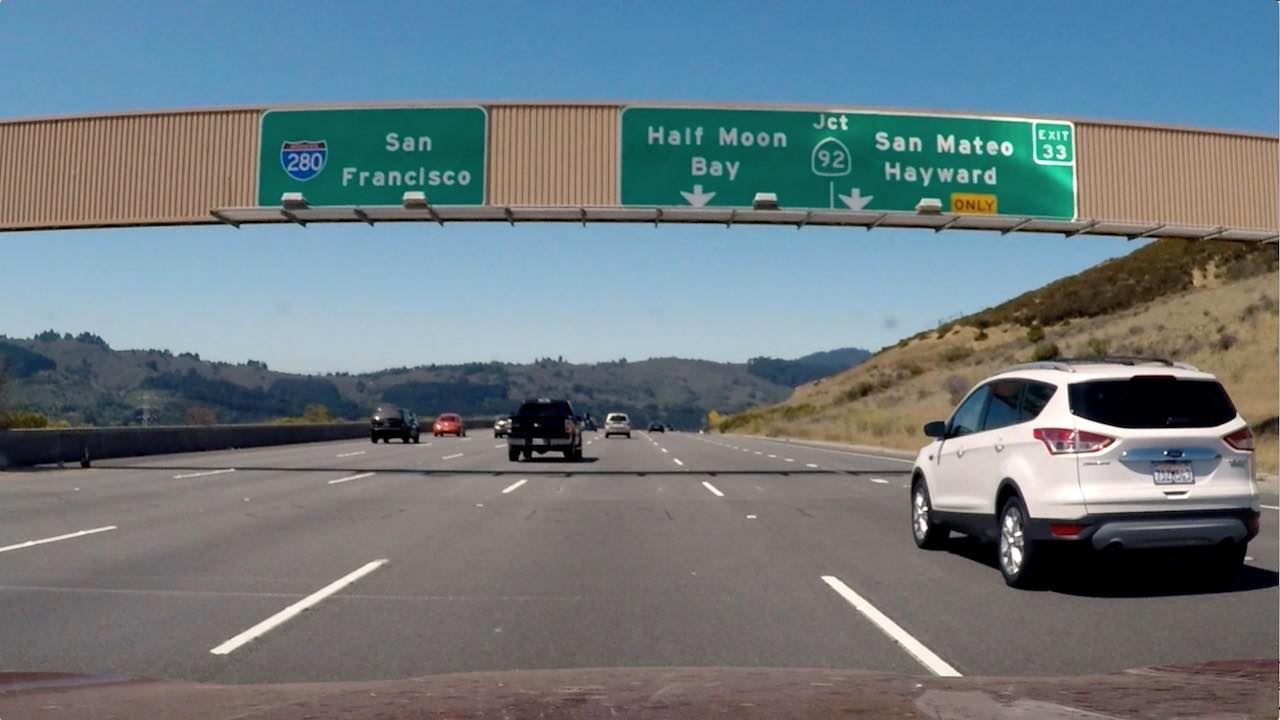
#> input picture signs_vehicles_xygrad.png, 1280 x 720 px
$ jupyter execute 'combining thresholds.ipynb'   (older library calls are emulated)
#> lines starting #> are read from the running program, lines starting #| are printed output that depends on the picture; after the words box and inside, x2 and y2 are one past the last pixel; in counts of white or black regions, pixels touching at a corner belong together
[cell 1]
import cv2
import numpy as np
import matplotlib.pyplot as plt
import matplotlib.image as mpimg

[cell 2]
image = mpimg.imread('signs_vehicles_xygrad.png')
#> image is the input picture: shape (720, 1280, 3) float32; mean R, G, B 0.428, 0.477, 0.5


def abs_sobel_thresh(img, orient='x', sobel_kernel=3, thresh=(0, 255)):
    # Calculate gradient direction
    gray = cv2.cvtColor(img, cv2.COLOR_RGB2GRAY)
    if orient == 'x':
        sobel = cv2.Sobel(gray, cv2.CV_64F, 1, 0, ksize=sobel_kernel)
    elif orient == 'y':
        sobel = np.abs(cv2.Sobel(gray, cv2.CV_64F, 0, 1, ksize=sobel_kernel))
    # scale
    scaled_sobel = np.abs(np.uint8(255*sobel/np.max(sobel)))
    # Apply threshold
    grad_binary = np.zeros_like(scaled_sobel)
    grad_binary[(scaled_sobel <= thresh[1]) & (scaled_sobel >= thresh[0])] = 1
    return grad_binary

def mag_thresh(img, sobel_kernel=3, thresh=(0, 255)):
    # calculate gradient magnitude
    gray = cv2.cvtColor(img, cv2.COLOR_RGB2GRAY)
    sobelX = cv2.Sobel(gray, cv2.CV_64F, 1, 0, ksize=sobel_kernel)
    sobelY = cv2.Sobel(gray, cv2.CV_64F, 0, 1, ksize=sobel_kernel)
    mag_sobel = np.sqrt(np.square(sobelX) + np.square(sobelY))
    # scale
    scaled_mag = np.uint8(255*mag_sobel/np.max(mag_sobel))
    # apply threshold
    mag_binary = np.zeros_like(scaled_mag)
    mag_binary[(scaled_mag >= thresh[0]) & (scaled_mag <= thresh[1])] = 1
    return mag_binary

def dir_thresh(img, sobel_kernel=3, thresh=(0, np.pi/2)):
    # calculate gradient direction
    gray = cv2.cvtColor(img, cv2.COLOR_RGB2GRAY)
    sobelX = cv2.Sobel(gray, cv2.CV_64F, 1, 0, ksize=sobel_kernel)
    sobelY = cv2.Sobel(gray, cv2.CV_64F, 0, 1, ksize=sobel_kernel)
    dir_sobel = np.arctan2(np.abs(sobelY), np.abs(sobelX))
    # apply threshold
    dir_binary = np.zeros_like(dir_sobel)
    dir_binary[(dir_sobel >= thresh[0]) & (dir_sobel <= thresh[1])] = 1

    return dir_binary

[cell 3]
# Choose a Sobel kernel size
ksize = 5 # Choose a larger odd number to smooth gradient measurements

# Apply each of the thresholding functions
gradx = abs_sobel_thresh(image, orient='x', sobel_kernel=ksize, thresh=(30, 100))
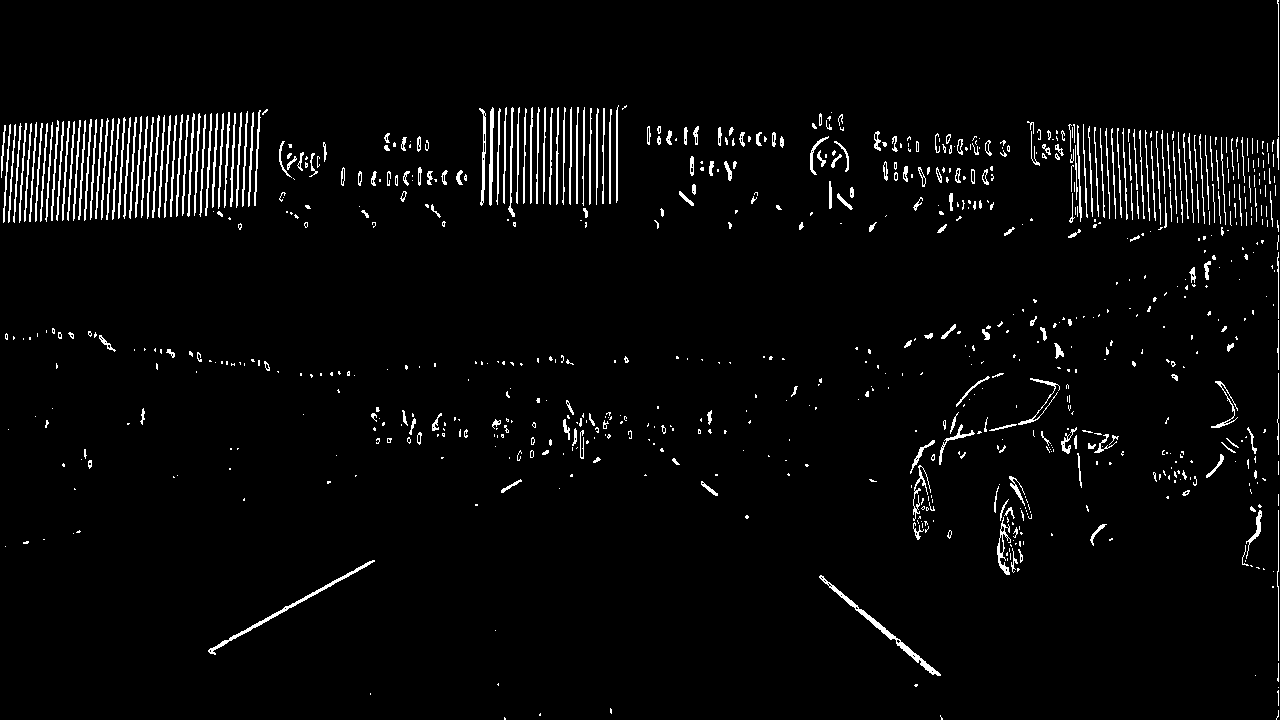
#> gradx: shape (720, 1280); values 0 (black) and 1 (white), 3.4% white in thin lines or dots
grady = abs_sobel_thresh(image, orient='y', sobel_kernel=ksize, thresh=(30, 100))
#> grady: shape (720, 1280); values 0 (black) and 1 (white), 6.6% white; 921 white regions (607 under 20 px), largest, box (x1, y1, x2, y2) and area: (0, 462, 839, 485) 5092, (562, 223, 1280, 367) 3842, (624, 106, 1280, 144) 3047
mag_binary = mag_thresh(image, sobel_kernel=ksize, thresh=(30, 150))
#> mag_binary: shape (720, 1280); values 0 (black) and 1 (white), 11.5% white; 777 white regions (614 under 20 px), largest, box (x1, y1, x2, y2) and area: (0, 103, 1280, 379) 50886, (840, 355, 1280, 600) 14683, (0, 397, 839, 485) 10727
dir_binary = dir_thresh(image, sobel_kernel=ksize, thresh=(0.7, 1.2))
#> in dir_thresh, `dir_sobel = np.arctan2(np.abs(sobelY), np.abs(sobelX))`:
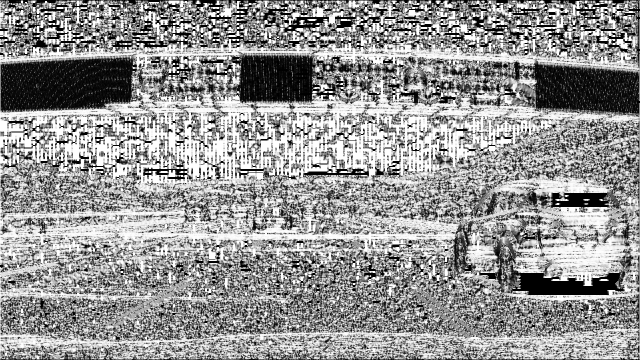
#> dir_sobel: shape (720, 1280) float64 (shown at 1/2 size); min 0, max 1.57, mean 0.915; drawn with min black and max white
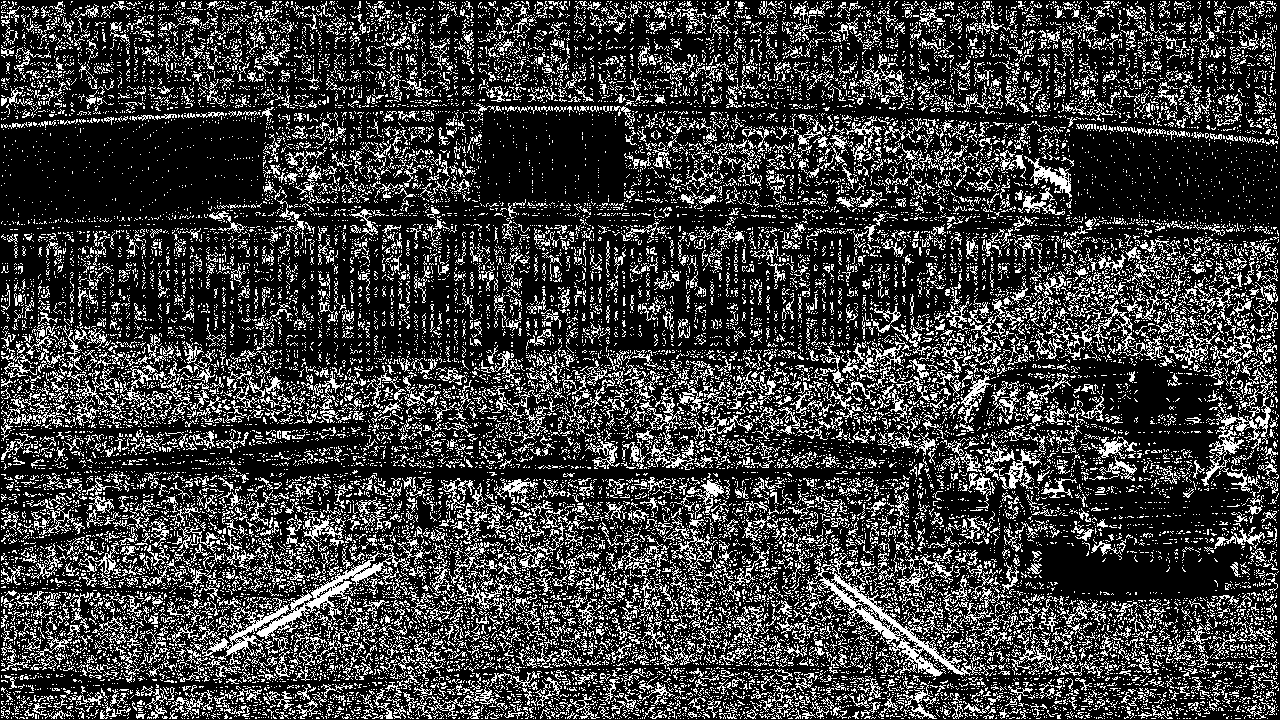
#> dir_binary: shape (720, 1280) float64; values 0 (black) and 1 (white), 23.9% white in thin lines or dots


combined = np.zeros_like(dir_binary)
combined[((gradx == 1) & (grady == 1)) & ((mag_binary == 1) & (dir_binary == 1))] = 1

conversion = [gradx, grady, mag_binary, dir_binary, image, combined]

def show_batch(img_list):
    fig = plt.figure(figsize=(20, 20))
    for i in range(len(img_list)):
        fig.add_subplot(3, 2, i+1)
        plt.imshow(img_list[i], )
    plt.show()

show_batch(conversion)
#> the loop in show_batch, `for i in range(len(img_list)):` made 6 passes
#> in show_batch, `plt.show()`:
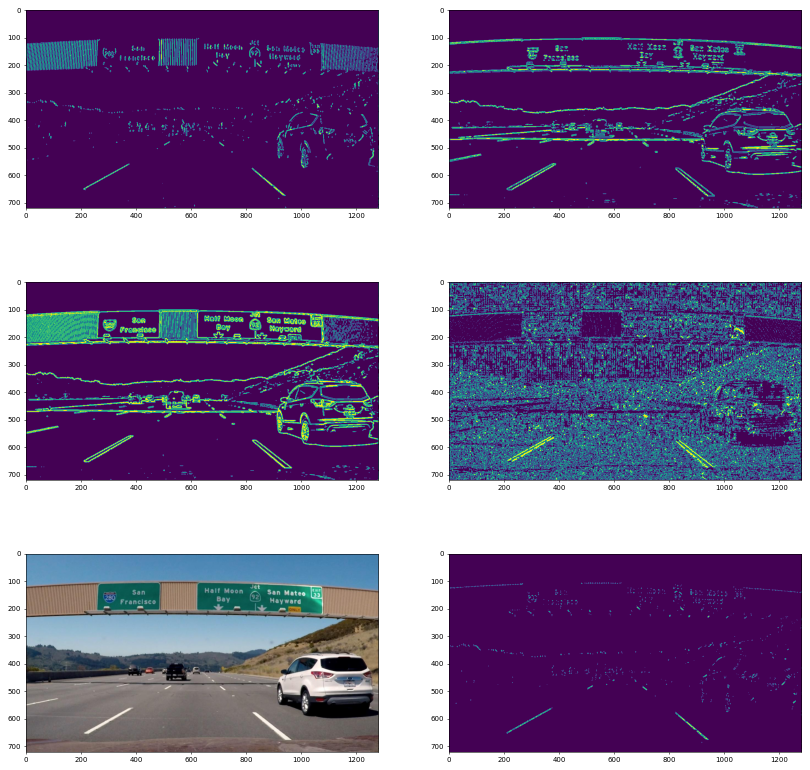
#> figure drawn by matplotlib, 6 panels

[cell 4]
# Plot the result
f, (ax1, ax2) = plt.subplots(1, 2, figsize=(24, 9))
f.tight_layout()
ax1.imshow(image)
ax1.set_title('Original Image', fontsize=50)
ax2.imshow(mag_binary, cmap='gray')
ax2.set_title('Thresholded Magnitude', fontsize=50)

plt.subplots_adjust(left=0., right=1, top=0.9, bottom=0.)

$ run again, with bridge_shadow.jpg saved as signs_vehicles_xygrad.png
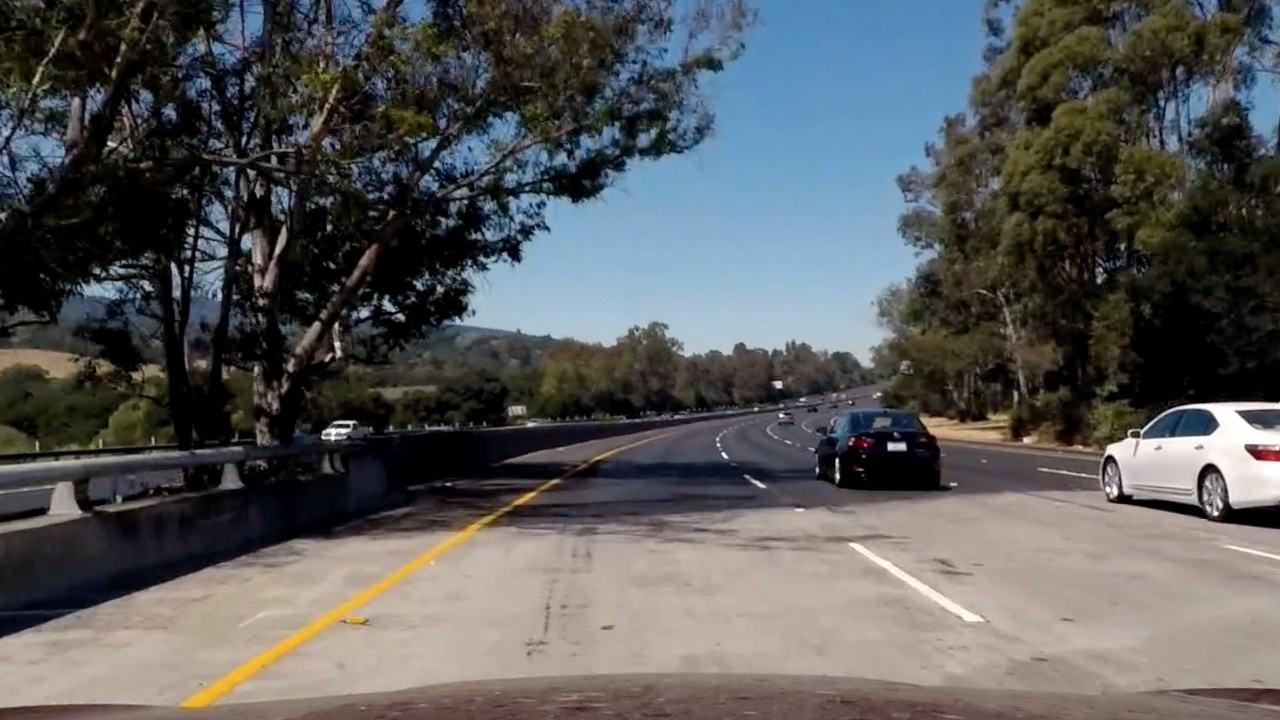
#> input picture bridge_shadow.jpg, 1280 x 720 px
#> image is the input picture: shape (720, 1280, 3) float32; mean R, G, B 0.352, 0.356, 0.356
#> `gradx = abs_sobel_thresh(image, orient='x', sobel_kernel=ksize, thresh..`:
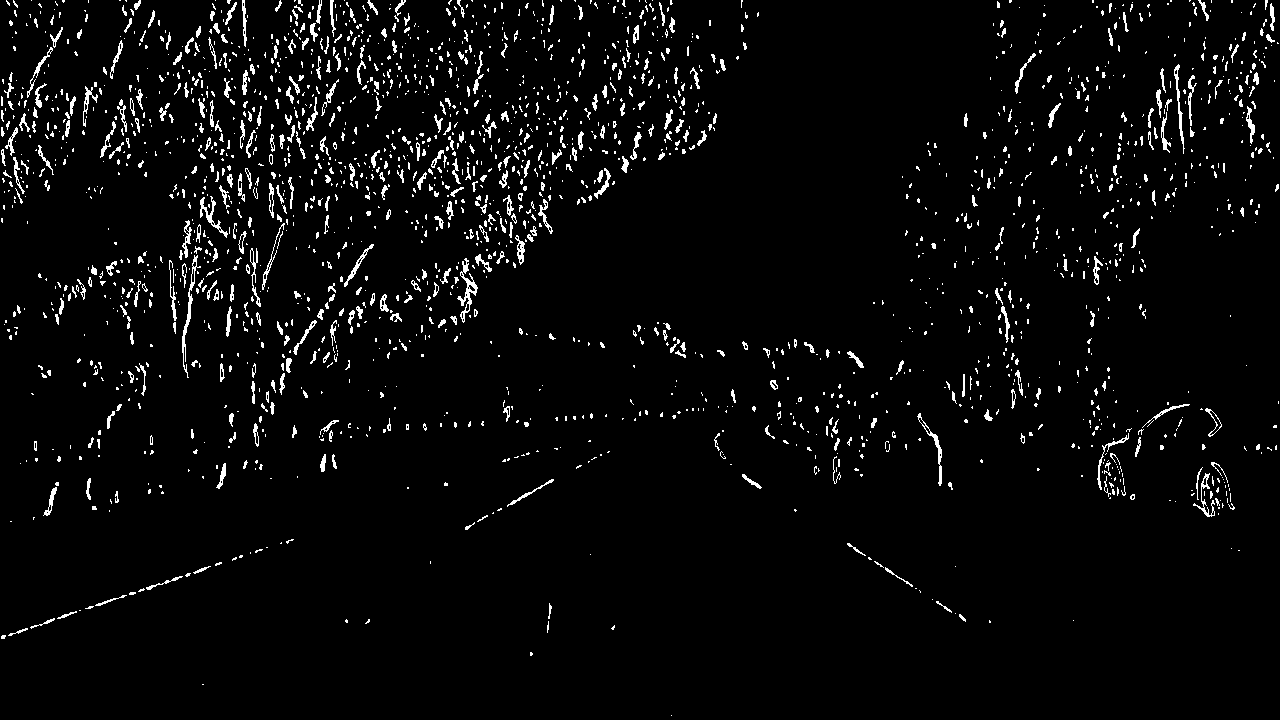
#> gradx: shape (720, 1280); values 0 (black) and 1 (white), 3.8% white in thin lines or dots
#> grady: shape (720, 1280); values 0 (black) and 1 (white), 8.8% white in thin lines or dots
#> mag_binary: shape (720, 1280); values 0 (black) and 1 (white), 15.4% white; 2115 white regions (1538 under 20 px), largest, box (x1, y1, x2, y2) and area: (402, 96, 899, 371) 18183, (866, 365, 1280, 531) 9083, (0, 14, 114, 209) 5744
#> `dir_binary = dir_thresh(image, sobel_kernel=ksize, thresh=(0.7, 1.2))`:
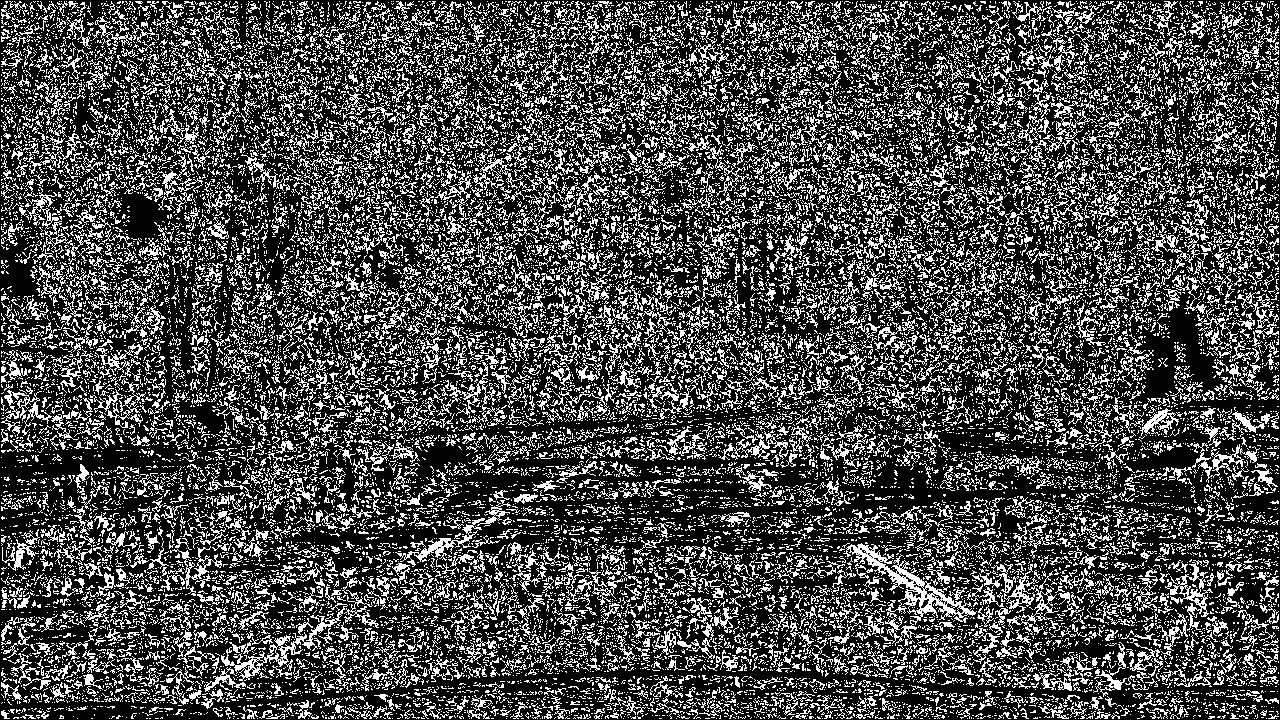
#> dir_binary: shape (720, 1280) float64; values 0 (black) and 1 (white), 28.7% white in thin lines or dots
#> the loop in show_batch, `for i in range(len(img_list)):` made 6 passes
